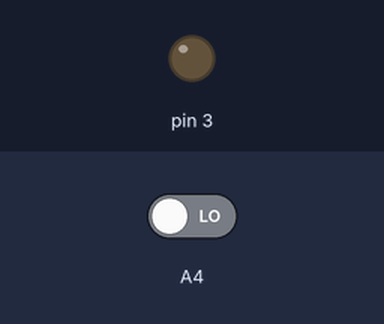
The sketch below on a simulated Arduino Uno, built with avr-gcc and run on an emulated ATmega328P. Shown: output pins drawn as LEDs (lit = HIGH). The test bench sets the inputs (shaded band); at power-on: A4 LOW.

Above: at 1.2 s.
1.3 s: A4 driven HIGH
At 1.9 s:
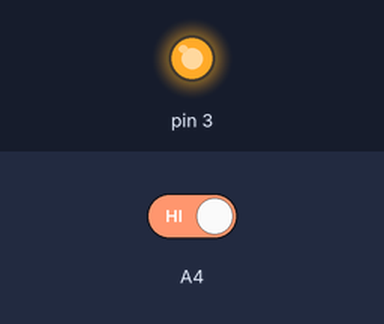
2.8 s: A4 driven LOW
At 4.2 s:
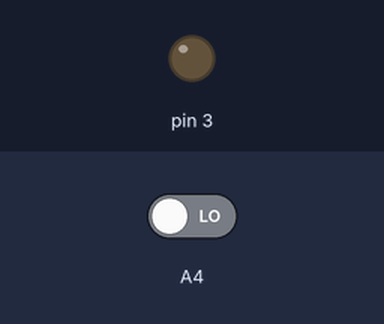
Timing chart, 0 to 5.8 s (numbered marks = the images above; inputs shaded):
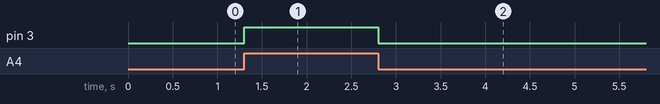

Measured:
- after the input at 1.3 s, pin 3: LOW → HIGH at once
- after the input at 2.8 s, pin 3: HIGH → LOW at once

The sketch:

expt5_switch_led.ino
```cpp
int value;
void setup()
{
 pinMode(A4,INPUT);
 pinMode(3,OUTPUT);
}
void loop()
{
 value=digitalRead(A4);
 if(value==HIGH)
{
  digitalWrite(3,HIGH);
}
else
{
digitalWrite(3,LOW);
}
}
```
